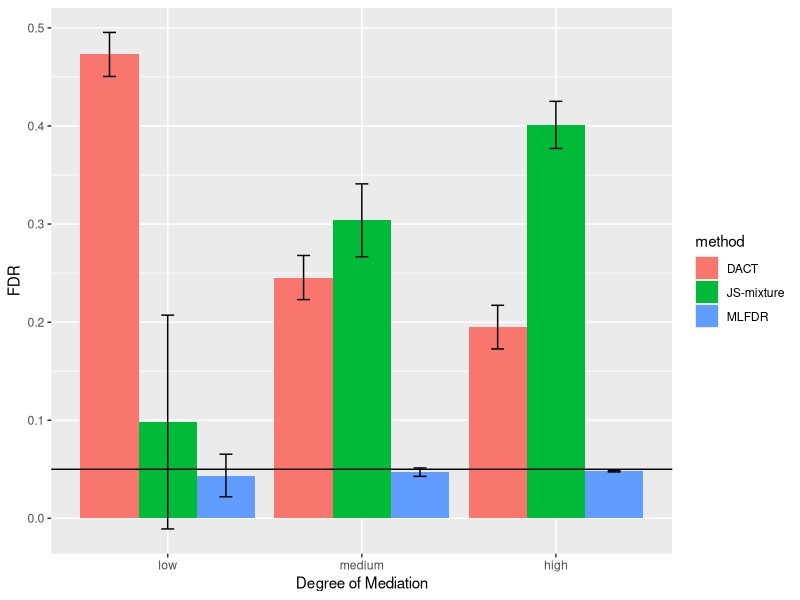
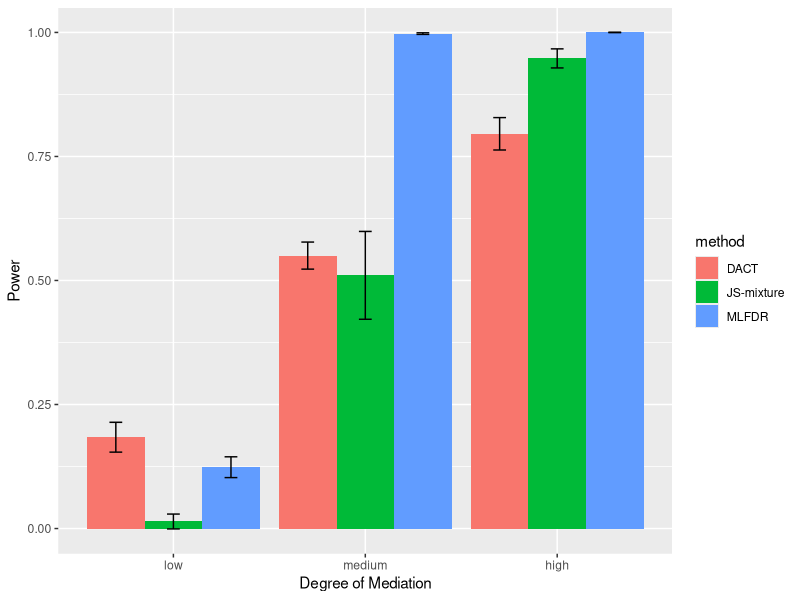

Here is the R script that generated these plots, in order:
library(ggplot2)
library(dplyr)
library(tidyr)
##Setup 1: Known, fixed alpha, beta, under dense and sparse slternative

data = read.csv("dense_alt_2.csv")
method = c("JS-mixture","DACT","MLFDR")
tau = c("low", "medium", "high")
fdr = data[ 1:3, 2:4]
fdr_se = data[4:6, 2:4]
pow = data[1:3, 5:7]
pow_se = data[4:6, 5:7]


colnames(fdr) = method
rownames(fdr) = tau
fdr_matrix_long = gather(fdr, key = "method", value = "fdr")
fdr_matrix_long$tau = factor(rep(tau,3), levels = c("low", "medium", "high"))
se = as.vector(as.matrix(fdr_se))
fdr_matrix_long$se = se


ggplot(fdr_matrix_long, aes(x = tau, y = fdr, fill = method))+
  geom_bar(position = "dodge", stat = "identity") +
  geom_hline(yintercept = 0.05)+
  geom_errorbar(aes(ymin = fdr - 1.96*se/sqrt(20), ymax = fdr + 1.96*se/sqrt(20)), width = 0.2,position = position_dodge(width = 0.9)) +
  labs(y = "FDR", x = "Degree of Mediation")
  

fdr = pow
fdr_se = pow_se
colnames(fdr) = method
rownames(fdr) = tau
fdr_matrix_long = gather(fdr, key = "method", value = "fdr")
fdr_matrix_long$tau = factor(rep(tau,3), levels = c("low", "medium", "high"))
se = as.vector(as.matrix(fdr_se))
fdr_matrix_long$se = se


ggplot(fdr_matrix_long, aes(x = tau, y = fdr, fill = method))+
  geom_bar(position = "dodge", stat = "identity") +
  geom_errorbar(aes(ymin = fdr - 1.96*se/sqrt(20), ymax = fdr + 1.96*se/sqrt(20)), width = 0.2,position = position_dodge(width = 0.9)) +
  labs(y = "Power", x = "Degree of Mediation")
  